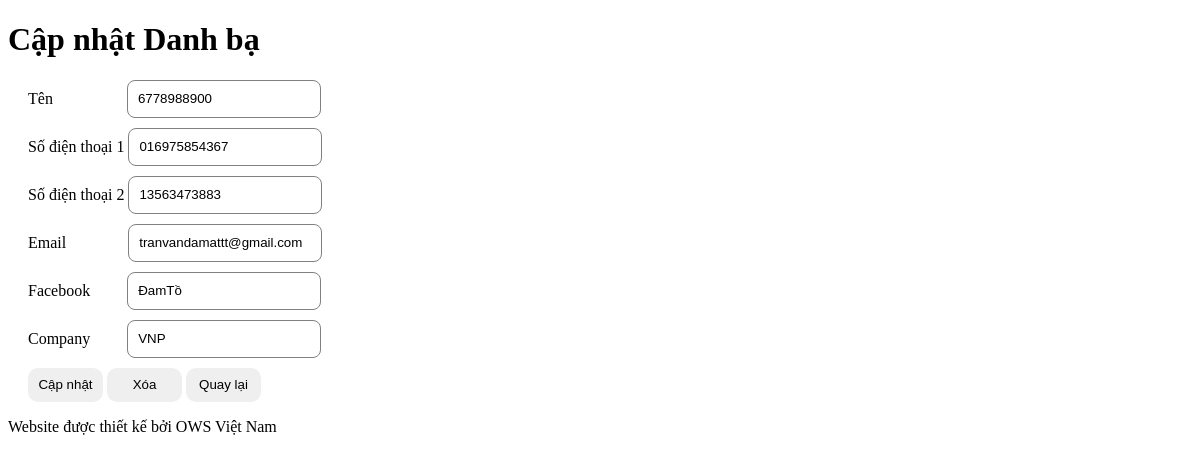
Screenshot of /contact/edit/1 with the database file from the repository.
### tables this page shows
CREATE TABLE `contacts` (
  `id` int(11) NOT NULL,
  `name` varchar(100) NOT NULL,
  `phone1` varchar(20) NOT NULL,
  `phone2` varchar(20) NOT NULL,
  `email` varchar(100) NOT NULL,
  `fb` varchar(200) NOT NULL,
  `company` varchar(100) NOT NULL
);

### application/controllers/Contact.php (called while the page is built, shortened)
<?php
class Contact extends CI_Controller {
    public function __construct()
    {
        $this->load->model('contact_model');
        $this->load->helper('url');
    }
    public function edit($id)
    {
        $data['contact_item'] = $this->contact_model->getContact($id);
        $this->load->view('contact_edit', $data);
    }
}

### index.php (called while the page is built, shortened)
<?php
require_once BASEPATH.'core/CodeIgniter.php';

### application/models/Contact_model.php (called while the page is built, shortened)
<?php
class Contact_model extends CI_Model
{
    public function getContact($id)
    {
        $query = $this->db->get_where('contacts', array('id'=>$id));
        return $query->first_row();
    }
}

### application/views/contact_edit.php (the view, shortened to what this page needs)
<!DOCTYPE html>
<html lang="vi">
<head>
    <link rel="stylesheet" href="https://use.fontawesome.com/releases/v5.5.0/css/all.css"
>
</head>
<body>
<div id="container">
    <h1>Cập nhật Danh bạ</h1>
<div id="body">
    <form method="post" action="../save/<?= $contact_item->id?>">
        <div class="input">
            <label for="">Tên</label>
            <input type="text" name="name" class="a1" value="<?= $contact_item->name ?>">
        </div>
        <div class="input">
            <label for="">Số điện thoại 1</label>
            <input type="text" name="phone1" value="<?= $contact_item->phone1 ?>">
        </div>
        <div class="input">
            <label for="">Số điện thoại 2</label>
            <input type="text" name="phone2" value="<?= $contact_item->phone2 ?>">
        </div>
        <div class="input">
            <label for="">Email</label>
            <input type="text" name="email" class="a2" value="<?= $contact_item->email ?>">
        </div>
        <div class="input">
            <label for="">Facebook</label>
            <input type="text" name="fb" class="a3" value="<?= $contact_item->fb ?>">
        </div>
        <div class="input">
            <label for="">Company</label>
            <input type="text" name="company" class="a3" value="<?= $contact_item->company ?>">
        </div>
        <button class="a4">Cập nhật</button>
        <input type="button" onclick="remove(<?= $contact_item->id?>)" value="Xóa" />
        <button onclick="javascript: history.back()">Quay lại</button>
    </form>
</div>
    <p class="footer">Website được thiết kế bởi OWS Việt Nam</p>
</div>
</body>
</html>

### application/views/contact_edit.php (style rules this page uses)
#body .input { margin: 10px 20px; }
#body .input input { width: 180px; height: 34px; border-radius: 8px; border: 1px solid gray; padding-left: 10PX; outline: none; }
#body .input input.a1 { margin-left: 70px }
#body .input input.a2 { margin-left: 58px }
#body .input input.a3 { margin-left: 33px }
#body button { width: 75px; height: 34px; border-radius: 10px; border: 1px; }
#body input { width: 75px; height: 34px; border-radius: 10px; border: 1px; }
#body button.a4 { margin-left: 20px; }

### rows the page displays
contacts: name "6778988900", phone1 "016975854367", phone2 "13563473883", email "tranvandamattt@gmail.com", fb "ĐamTồ", company "VNP"
